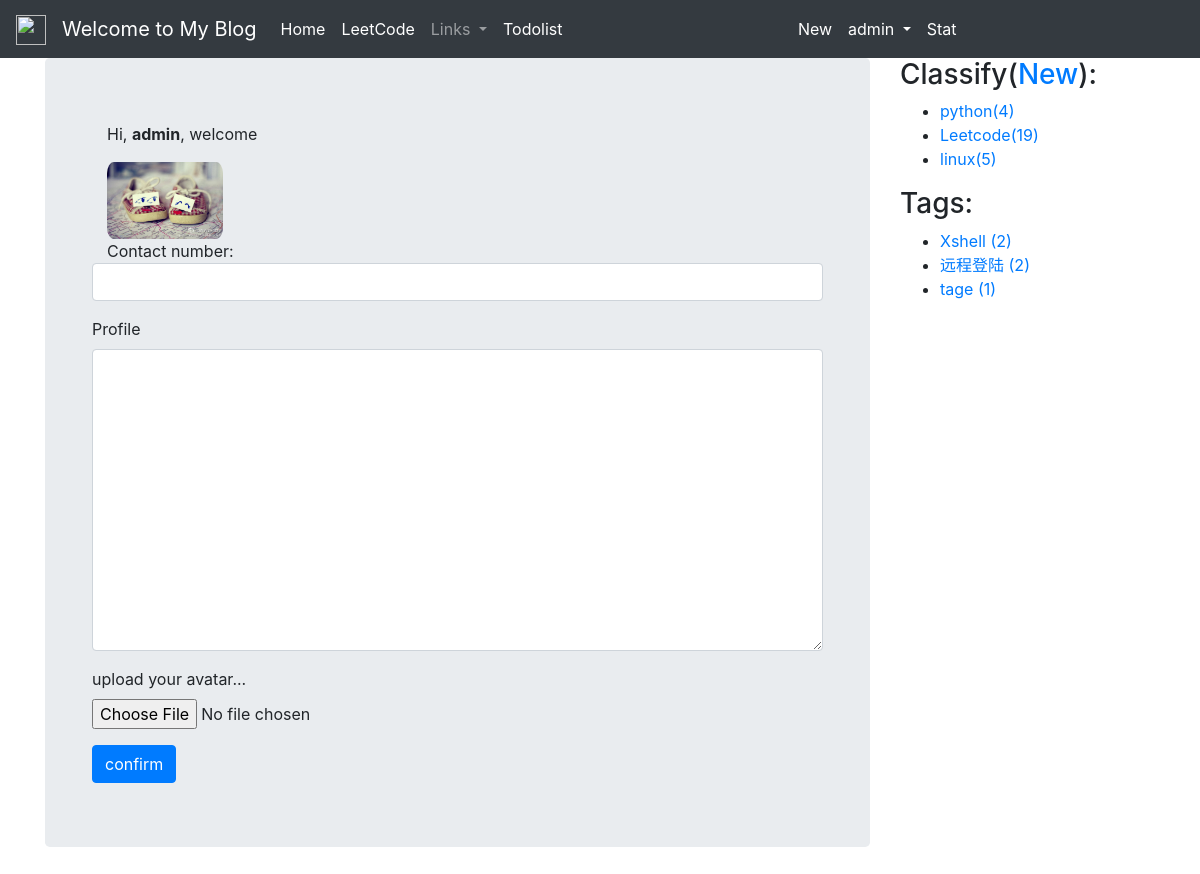
The app's page /user/edit/10/ (signed in) with its own data.
### user/models.py (models this page shows, shortened)
class Profile(models.Model):
    user = models.OneToOneField(User, on_delete=models.CASCADE, related_name='profile')
    phone = models.CharField(max_length=20, blank=True)
    avatar = models.ImageField(upload_to='avatar/%Y%m%d/', blank=True)
    bio = models.TextField(max_length=500, blank=True)

### blog/models.py (models this page shows, shortened)
class BlogClassify(models.Model):
    title = models.CharField(max_length=100, blank=True)
    created = models.DateTimeField(default=timezone.now)

class Tag(models.Model):
    name = models.CharField(max_length=100)

### user/views.py (the view)
# urls.py: path('edit/<int:id>/', views.profile_edit, name='edit'),
@login_required(login_url='/user/login/')
def profile_edit(request,id):
    user=User.objects.get(id=id)
    if Profile.objects.filter(user_id=id).exists():
        profile = Profile.objects.get(user_id=id)
    else:
        profile = Profile.objects.create(user=user)
    if request.method=='POST':
        if request.user!=user:
            return HttpResponse("you do not have permition")
        profile_form = ProfileForm(request.POST, request.FILES)
        if profile_form.is_valid():
            profile_cd=profile_form.cleaned_data
            profile.phone=profile_cd['phone']
            profile.bio=profile_cd['bio']
            if 'avatar' in request.FILES:
                print('x')
                profile.avatar = profile_cd["avatar"]
            profile.save()
            return redirect('user:edit',id=id)
        else:
            return HttpResponse("something fill wrong")
    elif request.method=='GET':
        profile_form=ProfileForm()
        context = {'profile_form': profile_form, 'profile': profile, 'user': user}
        return render(request, 'user/edit.html', context)
    else:
        return HttpResponse("请使用GET或POST请求数据")

### user/forms.py
class ProfileForm(forms.ModelForm):
    class Meta:
        model = Profile
        fields = ('phone', 'avatar', 'bio')

### blog/templatetags/blog_extras.py (called while the page is built)
@register.inclusion_tag('blog/inclusions/_classify.html',takes_context=True)
def show_classify(context):
    classify_list = BlogClassify.objects.annotate(num_posts=Count('blog')).filter(num_posts__gt=0)
    return {
        'classify_list': classify_list,
    }

@register.inclusion_tag('blog/inclusions/_tags.html', takes_context=True)
def show_tags(context):
    tag_list = Tag.objects.annotate(num_posts=Count('blog')).filter(num_posts__gt=0)
    return {
        'tag_list': tag_list,
    }

### templates/user/edit.html (shortened to what this page needs)
{% extends "base.html" %}
{% load staticfiles %}
{% block content %}
<div>
    <div class="jumbotron">
        <div class="container">
            <div class="col-md-4">
                <p>Hi, <b>{{ user.username }}</b>, welcome</p>
            </div>
            <div>
                {% if profile.avatar %}
                    <img src="{{ profile.avatar.url }}" style="max-width: 20%; border-radius: 15%;" class="col-md-4">
                {% endif %}
            </div>
            <form method="post"  action="." enctype="multipart/form-data">
                <div class="form-group">
                    <div class="col-md-4">Contact number:</div>
                    <input type="text" class="form-control" id="phone" name="phone" value="{{ profile.phone }}">
                </div>
                <div class="form-group">
                    <label for="bio">Profile</label>
                    <textarea class="form-control" id="bio" name="bio" rows="12">{{ profile.bio }}</textarea>
                </div>
                <div class="form-group">
                    <label for="avatar">upload your avatar...</label>
                    <input type="file" class="form-control-file" name="avatar" id="avatar">
                </div>
                <button type="submit" class="btn btn-primary">confirm</button>
            </form>
        </div>
    </div>
</div>
{% endblock content %}

### templates/header.html (shortened to what this page needs)
{% load notifications_tags %}
<nav class="navbar navbar-expand-lg navbar-dark bg-dark sticky-top">
  <a class="navbar-brand" href="#">
    <img src="https://tse1-mm.cn.bing.net/th/id/OIP.kQ3Ds3GeMrpIxpxMAPzIDgHaE7?w=300&h=199&c=7&o=5&pid=1.7" width="30" height="30" alt="">
  </a>
  <a class="navbar-brand" href="{% url 'blog:blog_list' %}">Welcome to My Blog</a>
  <div class="collapse navbar-collapse " id="navbarSupportedContent">
    <ul class="navbar-nav mr-auto">
      <li class="nav-item active">
        <a class="nav-link" href="{% url 'blog:blog_list' %}">Home <span class="sr-only">(current)</span></a>
      </li>
        <li>
        <a class="nav-link active" href="{% url 'blog:blog_list_leetcode' %}">LeetCode</a>
      </li>
      <li class="nav-item dropdown">
        <a class="nav-link dropdown-toggle" href="#" id="navbarDropdown" role="button" data-toggle="dropdown" aria-haspopup="true" aria-expanded="false">
          Links
        </a>
      </li>
        <li>
        <a class="nav-link active" href="{% url 'record:todolist_list' %}">Todolist</a>
      </li>
    </ul>
  <ul class="navbar-nav mr-auto">
    {% if user.is_authenticated %}
          <li class="nav-item">
            <a class="nav-link active" href="{% url 'blog:blog_create' %}">New</a>
          </li>
          <li class="nav-item dropdown">
            <a class="nav-link dropdown-toggle active" href="#" id="navbarDropdownuserprofile" role="button" data-toggle="dropdown" aria-haspopup="true" aria-expanded="false">
              {{ user.username }}
            </a>
          </li>
    {% endif %}
      <li>
        <a class="nav-link active" href="{% url 'blog:user_stat' %}">Stat</a>
      </li>
    </ul>
  </div>
</nav>

### templates/blog/inclusions/_classify.html
<div class="">
  <h3 class="">Classify(<a href="{% url 'blog:classify_add' %}">New</a>):</h3>
  <ul>
    {% for classify in classify_list %}
    {% if classify.title == 'Leetcode' %}
    <li>
        <a href="{% url 'blog:blog_list_leetcode' %}?classify={{ classify.id }}">{{ classify.title }}<span class="post-count">({{ classify.num_posts }})</span></a>
      </li>
    {% else %}
      <li>
        <a href="{% url 'blog:blog_list' %}?classify={{ classify.id }}">{{ classify.title }}<span class="post-count">({{ classify.num_posts }})</span></a>
      </li>
    {% endif %}
    {% empty %}
      暂无分类！
    {% endfor %}
  </ul>
</div>

### templates/blog/inclusions/_tags.html
<div class="widget widget-tag-cloud">
  <h3 class="widget-title">Tags:</h3>
  <ul>
    {% for tag in tag_list %}
      <li>
        <a href="{% url 'blog:blog_list' %}?tag={{ tag.id }}">{{ tag.name }} <span class="post-count">({{ tag.num_posts }})</span></a>
      </li>
    {% empty %}
      暂无标签！
    {% endfor %}
  </ul>
</div>

### records on screen
Profile: avatar (picture)
BlogClassify: title "python", num_posts "4"
BlogClassify: title "Leetcode", num_posts "19"
BlogClassify: title "linux", num_posts "5"
Tag: name "Xshell", num_posts "2"
Tag: name "远程登陆", num_posts "2"
Tag: name "tage", num_posts "1"

### other values on screen
{{ user.username }} "admin"
